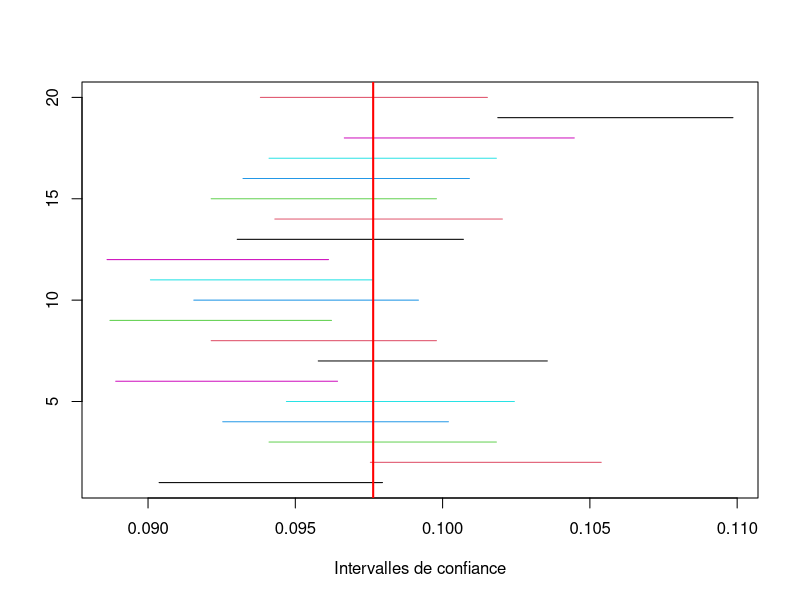

Write the R code that produced this figure.
# TP4 - Intervalles de confiance, tests statistiques - Exercice 1


Pop17 = rep(0, 29700000) # 29.7 millions de personne active en 2017 en France
Pop17[1:2900000] = 1 # 2.9 millions de chômeurs dans les 29.7 millions de personne active

# Question 1
# Quelle loi suit la variable 'nombre de personnes au chomage' ? Avec quel(s) paramètres ?
# Soit X - nombre de personnes au chomage. 
# X suit une loi binomiale de paramètres n = 29.7 millions et p = 0.1 (p = 29 700 000 / 2 900 000) ≈ 0.1.
# X ~ B(29700000, 0.1)

# Question 2 
taux = mean(Pop17)
print(mean(taux)) # Probabilité qu'un individu prit au hasard soit au chomage

# Question 3
n = 100 # 100 personnes
Sondage17 = sample(Pop17, n, replace = FALSE) # simule le tirage de n éléments du vecteur Pop17.

# Question 4
tauxSondage = mean(Sondage17) # Moyenne du vecteur Sondage17
print(mean(tauxSondage))
# Avec n = 100, la moyenne du veteur Sondage17est plutôt éloignée égale à taux. 
# Cela s'explique car n est trop petit par rapport à la taille de la population.

# Question 5
alpha = 0.2 # Niveau de confiance
ICInf = tauxSondage - qnorm(1-alpha/2)*sqrt(tauxSondage*(1-tauxSondage)/n)  # Borne inférieure de l'intervalle de confiance
ICSup = tauxSondage + qnorm(1-alpha/2)*sqrt(tauxSondage*(1-tauxSondage)/n) # Borne supérieure de l'intervalle de confiance
IC = c(ICInf, ICSup) # vecteur intervalle de confiance
print(IC)

# Question 6
# Intervalle de confiance pour la proportion de chômeurs avec la loi binomiale
prop.test(sum(Sondage17), n, conf.level = 1-alpha)$conf.int
# Pratiquement toutes les valeurs obtenues dans la question 3 sont compris dans l'intervalle.

# Question 7
# Le vrai taux de chomage (0.1) est presque toujours compris dans l'intervalle, que ce soit celui calculé à la question 5 ou celui calculé à la question 6.

# Question 8
# En augmentant n (n = 1000), l'intervalle de confiance se rétrécit.
# De plus, la proportion de chomeur calculée dans la question 2 et 4 se rapproche du vértiable taux de chomage.
# Après plusieurs tests, le taux de chomage est presque toujours compris dans l'intervalle de confiance.
# On peut donc dire que n = 1000 est suffisant pour obtenir un intervalle de confiance fiable.

# Question 9
k = 20 
n = 10000
ConfInts = matrix(ncol = k, nrow = 2) # Matrice de 2 lignes et k colonnes
for (i in 1:k) { # 20 intervalles de confiances
  Sondage17 = sample(Pop17, n, replace = FALSE) # simule le tirage de n éléments du vecteur Pop17.
  ConfInts[,i] = prop.test(sum(Sondage17), n, conf.level = 1-alpha)$conf.int[1:2] # Intervalle de confiance pour la proportion de chômeurs
}
matplot(ConfInts, rbind(1:k,1:k), type="l", lty=1, xlab="Intervalles de confiance", ylab="") # Affiche les intervalles de confiance
abline(v = mean(Pop17), lwd=2, col="red") # Ajoute la vraie valeur du taux de chomage
# Il y a environ k*alpha intervalle qui ne contiennent pas la vraie valeur du taux de chomage.
# Avec k = 20 et alpha = 0.2, on observe bien qu'en moyenne, il y a 4 intervalle qui ne contiennent pas la vraie valeur du taux de chomage.

# Question 10
# En augmentant n (n = 10000), on observe que les intervalles de confiance se rétrécissent.
# Cependant, on observe toujours qu'en moyenne, il y a k*alpha intervalle qui ne contiennent pas la vraie valeur du taux de chomage.
# Cela dit, les intervalles qui ne contiennent pas la vraie valeur du taux de chomage on tendance à être plus éloignés 
# de la vraie valeur du taux de chomage au fur et à mesure que n augmente.



